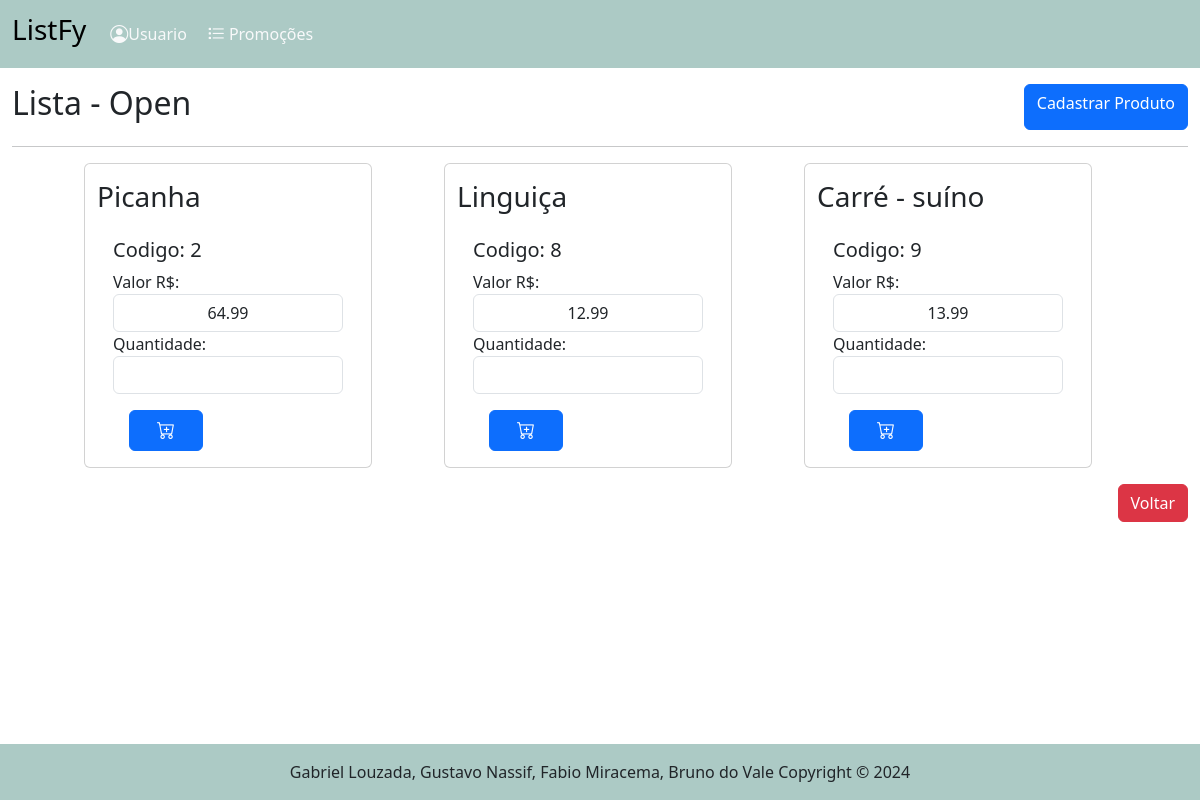
Page /itens_lista/categorias/1/3 on the committed database.
### tables this page shows
CREATE TABLE "lista" (
	"id_lista"	            INTEGER,
	"estabelecimento"	      TEXT    NOT NULL,
	"id_user"	              INTEGER NOT NULL,
  "status_lista"     		  INTEGER NOT NULL,
	FOREIGN KEY("id_user") REFERENCES "usuario"("id_user"),
	PRIMARY KEY("id_lista" AUTOINCREMENT)
);

CREATE TABLE "produto" (
	"id_produto"	INTEGER,
	"nome_produto"	TEXT NOT NULL,
	"id_categoria"	INTEGER NOT NULL,
	"valor_produto"	REAL NOT NULL,
	PRIMARY KEY("id_produto" AUTOINCREMENT),
	FOREIGN KEY("id_categoria") REFERENCES "categoria"("id_categoria")
);

### routes/itens_lista_routes.py (the view)
@router.get("/produtos", response_class=HTMLResponse)
async def get_produtos(request: Request):
    produtos = obter_todos_produtos()
    return templates.TemplateResponse("/itens_lista/listar_produtos.html", {"request": request, "produtos": produtos})

### templates/itens_lista/listar_produtos.html (shortened to what this page needs)
{% extends "base.html" %}
{% block conteudo %}
<main class="container-fluid">
    <div class="d-flex justify-content-between mt-3">
        <h2>Lista - {{lista.estabelecimento}}</h2>
        <a href="/produto/cadastrar_produto" class="btn btn-primary"> Cadastrar Produto</a>
    </div>
    <hr>
    <div class="row container-fluid d-flex justify-content-evenly">
        {% for p in produtos %}
        {% set id_produto = p.id_produto %}
        <div class="card col-12 mb-3" style="width: 18rem;">
            <form action="/itens_lista/post_itens_lista/{{lista.id_lista}}" method="post">
                <div>
                    <h3 class="mt-3">{{ p.nome_produto}}</h3>
                </div>
                <div class="card-body">
                    <h5>Codigo: {{p.id_produto}}</h5>
                    <div>
                        <label for="{{valor_produto}}">Valor R$:</label>
                        <input style="text-align: center;" type="text" class="form-control" id="valor_produto"
                            name="valor_produto" value="{{ p.valor_produto }}">
                    </div>
                    <div>
                        <label for="{{quantidade}} m-3">Quantidade:</label>
                        <input style="text-align: center;" type="text" class="form-control mb-3" id="quantidade"
                            name="quantidade">
                    </div>
                    <div class="col-12">
                        <button class="btn btn-primary mx-3" type="submit"><i class="bi bi-cart-plus"></i></button>
                    </div>
                </div>
            </form>
        </div>
        {% endfor %}
    </div>
    <div class="row">
        <div class="col-12 d-flex justify-content-end">
            <a href="/lista" class="btn btn-danger"> Voltar</a>
        </div>
    </div>
</main>
{% endblock %}

### static/style/style.css (style rules this page uses)
i { padding: 15px; font-size: 18px; }

### rows in the picture
lista: estabelecimento "Open"
produto: nome_produto "Picanha", id_produto "2", valor_produto "64.99"
produto: nome_produto "Linguiça", id_produto "8", valor_produto "12.99"
produto: nome_produto "Carré - suíno", id_produto "9", valor_produto "13.99"
